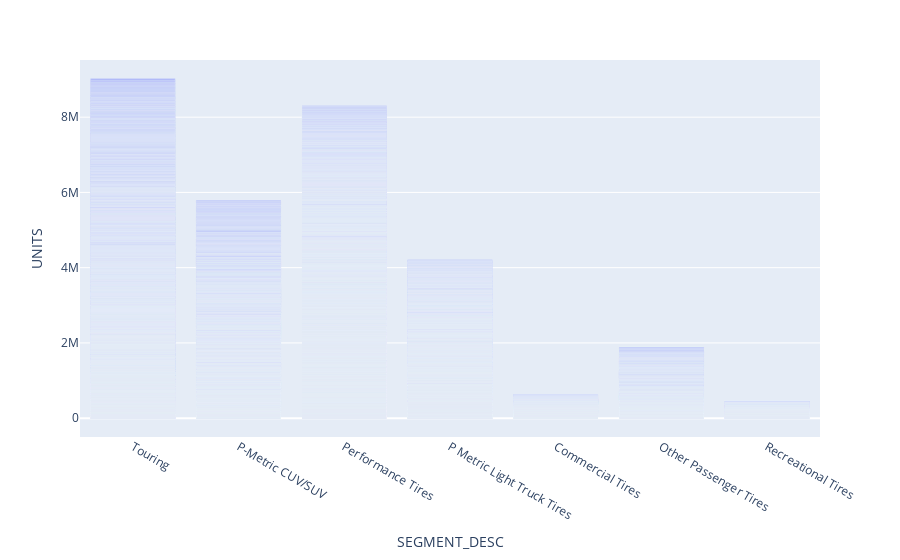
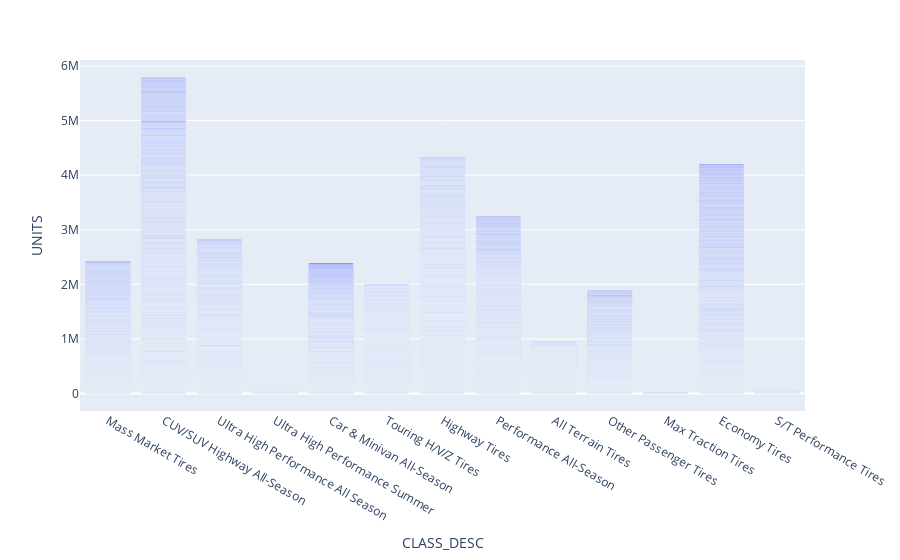

The notebook cell saved with these charts, in order:
### Code cell
temp = grouped_sales.reset_index()
temp_merged = pd.merge(temp, prods, on="ARTICLE_ID")[["DATE","ARTICLE_ID","UNITS","CATEGORY_DESC","SEGMENT_DESC","CLASS_DESC"]]
temp_merged = temp_merged[["UNITS","CATEGORY_DESC","SEGMENT_DESC","CLASS_DESC"]]
temp_totals = temp_merged.groupby(["UNITS","SEGMENT_DESC","CLASS_DESC"], as_index=False)["UNITS"].sum()
temp_totals

fig = px.bar(temp_totals, x='SEGMENT_DESC', y='UNITS')
fig.show()

fig = px.bar(temp_totals, x='CLASS_DESC', y='UNITS')
fig.show()

### Figure 1 — Plotly figure (JSON) as saved in the notebook; plotly's stock layout.template omitted (floating-point values rounded to 4 significant figures; data arrays with more than 128 entries replaced by an {"elided": "..."} marker saying what was removed)
{"data": [{"alignmentgroup": "True", "hovertemplate": "SEGMENT_DESC=%{x}<br>UNITS=%{y}<extra></extra>", "legendgroup": "", "marker": {"color": "#636efa", "pattern": {"shape": ""}}, "name": "", "offsetgroup": "", "orientation": "v", "showlegend": false, "textposition": "auto", "type": "bar", "x": {"elided": "12714 str values"}, "xaxis": "x", "y": {"elided": "12714 int values"}, "yaxis": "y"}], "layout": {"autosize": true, "barmode": "relative", "legend": {"tracegroupgap": 0}, "margin": {"t": 60}, "xaxis": {"anchor": "y", "autorange": true, "domain": [0, 1], "range": [-0.5, 6.5], "title": {"text": "SEGMENT_DESC"}, "type": "category"}, "yaxis": {"anchor": "x", "autorange": true, "domain": [0, 1], "range": [-501000.0, 9520000.0], "title": {"text": "UNITS"}, "type": "linear"}}}

### Figure 2 — Plotly figure (JSON) as saved in the notebook; plotly's stock layout.template omitted (floating-point values rounded to 4 significant figures; data arrays with more than 128 entries replaced by an {"elided": "..."} marker saying what was removed)
{"data": [{"alignmentgroup": "True", "hovertemplate": "CLASS_DESC=%{x}<br>UNITS=%{y}<extra></extra>", "legendgroup": "", "marker": {"color": "#636efa", "pattern": {"shape": ""}}, "name": "", "offsetgroup": "", "orientation": "v", "showlegend": false, "textposition": "auto", "type": "bar", "x": {"elided": "12714 str values"}, "xaxis": "x", "y": {"elided": "12714 int values"}, "yaxis": "y"}], "layout": {"autosize": true, "barmode": "relative", "legend": {"tracegroupgap": 0}, "margin": {"t": 60}, "xaxis": {"anchor": "y", "autorange": true, "domain": [0, 1], "range": [-0.5, 12.5], "title": {"text": "CLASS_DESC"}, "type": "category"}, "yaxis": {"anchor": "x", "autorange": true, "domain": [0, 1], "range": [-321600.0, 6110000.0], "title": {"text": "UNITS"}, "type": "linear"}}}
